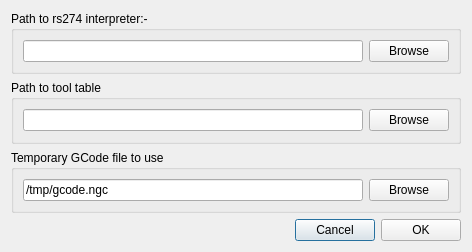
<?xml version="1.0" encoding="UTF-8"?>
<ui version="4.0">
 <class>Settings</class>
 <widget class="QDialog" name="Settings">
  <property name="geometry">
   <rect>
    <x>0</x>
    <y>0</y>
    <width>472</width>
    <height>252</height>
   </rect>
  </property>
  <property name="windowTitle">
   <string>QGCodePreview path settings</string>
  </property>
  <layout class="QGridLayout" name="gridLayout_4">
   <item row="3" column="0">
    <spacer name="horizontalSpacer">
     <property name="orientation">
      <enum>Qt::Horizontal</enum>
     </property>
     <property name="sizeHint" stdset="0">
      <size>
       <width>269</width>
       <height>20</height>
      </size>
     </property>
    </spacer>
   </item>
   <item row="3" column="1">
    <widget class="QPushButton" name="pushButton">
     <property name="text">
      <string>Cancel</string>
     </property>
    </widget>
   </item>
   <item row="1" column="0" colspan="3">
    <widget class="QGroupBox" name="groupBox_2">
     <property name="title">
      <string>Path to tool table</string>
     </property>
     <layout class="QGridLayout" name="gridLayout_2">
      <item row="0" column="0">
       <widget class="QLineEdit" name="le_path2">
        <property name="toolTip">
         <string>A xxx.tbl file will be in your
machinekit machine config dir</string>
        </property>
       </widget>
      </item>
      <item row="0" column="1">
       <widget class="QPushButton" name="pb_browse2">
        <property name="text">
         <string>Browse</string>
        </property>
       </widget>
      </item>
     </layout>
    </widget>
   </item>
   <item row="0" column="0" colspan="3">
    <widget class="QGroupBox" name="groupBox">
     <property name="title">
      <string>Path to rs274 interpreter:-</string>
     </property>
     <layout class="QGridLayout" name="gridLayout">
      <item row="0" column="0">
       <widget class="QLineEdit" name="le_path1">
        <property name="toolTip">
         <string>rs274 will be in the /bin dir
of your machinekit installation</string>
        </property>
       </widget>
      </item>
      <item row="0" column="1">
       <widget class="QPushButton" name="pb_browse1">
        <property name="text">
         <string>Browse</string>
        </property>
       </widget>
      </item>
     </layout>
    </widget>
   </item>
   <item row="3" column="2">
    <widget class="QPushButton" name="pushButton_2">
     <property name="text">
      <string>OK</string>
     </property>
    </widget>
   </item>
   <item row="2" column="0" colspan="3">
    <widget class="QGroupBox" name="groupBox_3">
     <property name="title">
      <string>Temporary GCode file to use</string>
     </property>
     <layout class="QGridLayout" name="gridLayout_3">
      <item row="0" column="1">
       <widget class="QPushButton" name="pb_browse3">
        <property name="text">
         <string>Browse</string>
        </property>
       </widget>
      </item>
      <item row="0" column="0">
       <widget class="QLineEdit" name="le_path3">
        <property name="toolTip">
         <string>Only change this if you wish to start with a specific file
Beware it could be overwritten.</string>
        </property>
        <property name="text">
         <string>/tmp/gcode.ngc</string>
        </property>
       </widget>
      </item>
     </layout>
    </widget>
   </item>
  </layout>
 </widget>
 <resources/>
 <connections>
  <connection>
   <sender>pb_browse1</sender>
   <signal>clicked()</signal>
   <receiver>Settings</receiver>
   <slot>onFileBrowse1()</slot>
   <hints>
    <hint type="sourcelabel">
     <x>362</x>
     <y>50</y>
    </hint>
    <hint type="destinationlabel">
     <x>389</x>
     <y>80</y>
    </hint>
   </hints>
  </connection>
  <connection>
   <sender>pb_browse2</sender>
   <signal>clicked()</signal>
   <receiver>Settings</receiver>
   <slot>onFileBrowse2()</slot>
   <hints>
    <hint type="sourcelabel">
     <x>357</x>
     <y>130</y>
    </hint>
    <hint type="destinationlabel">
     <x>382</x>
     <y>167</y>
    </hint>
   </hints>
  </connection>
  <connection>
   <sender>pushButton_2</sender>
   <signal>clicked()</signal>
   <receiver>Settings</receiver>
   <slot>onAccept()</slot>
   <hints>
    <hint type="sourcelabel">
     <x>345</x>
     <y>263</y>
    </hint>
    <hint type="destinationlabel">
     <x>327</x>
     <y>280</y>
    </hint>
   </hints>
  </connection>
  <connection>
   <sender>pushButton</sender>
   <signal>clicked()</signal>
   <receiver>Settings</receiver>
   <slot>reject()</slot>
   <hints>
    <hint type="sourcelabel">
     <x>217</x>
     <y>265</y>
    </hint>
    <hint type="destinationlabel">
     <x>137</x>
     <y>267</y>
    </hint>
   </hints>
  </connection>
  <connection>
   <sender>pb_browse3</sender>
   <signal>clicked()</signal>
   <receiver>Settings</receiver>
   <slot>onFileBrowse3()</slot>
   <hints>
    <hint type="sourcelabel">
     <x>352</x>
     <y>210</y>
    </hint>
    <hint type="destinationlabel">
     <x>389</x>
     <y>237</y>
    </hint>
   </hints>
  </connection>
 </connections>
 <slots>
  <slot>onFileBrowse1()</slot>
  <slot>onFileBrowse2()</slot>
  <slot>onFileBrowse3()</slot>
  <slot>onAccept()</slot>
 </slots>
</ui>
